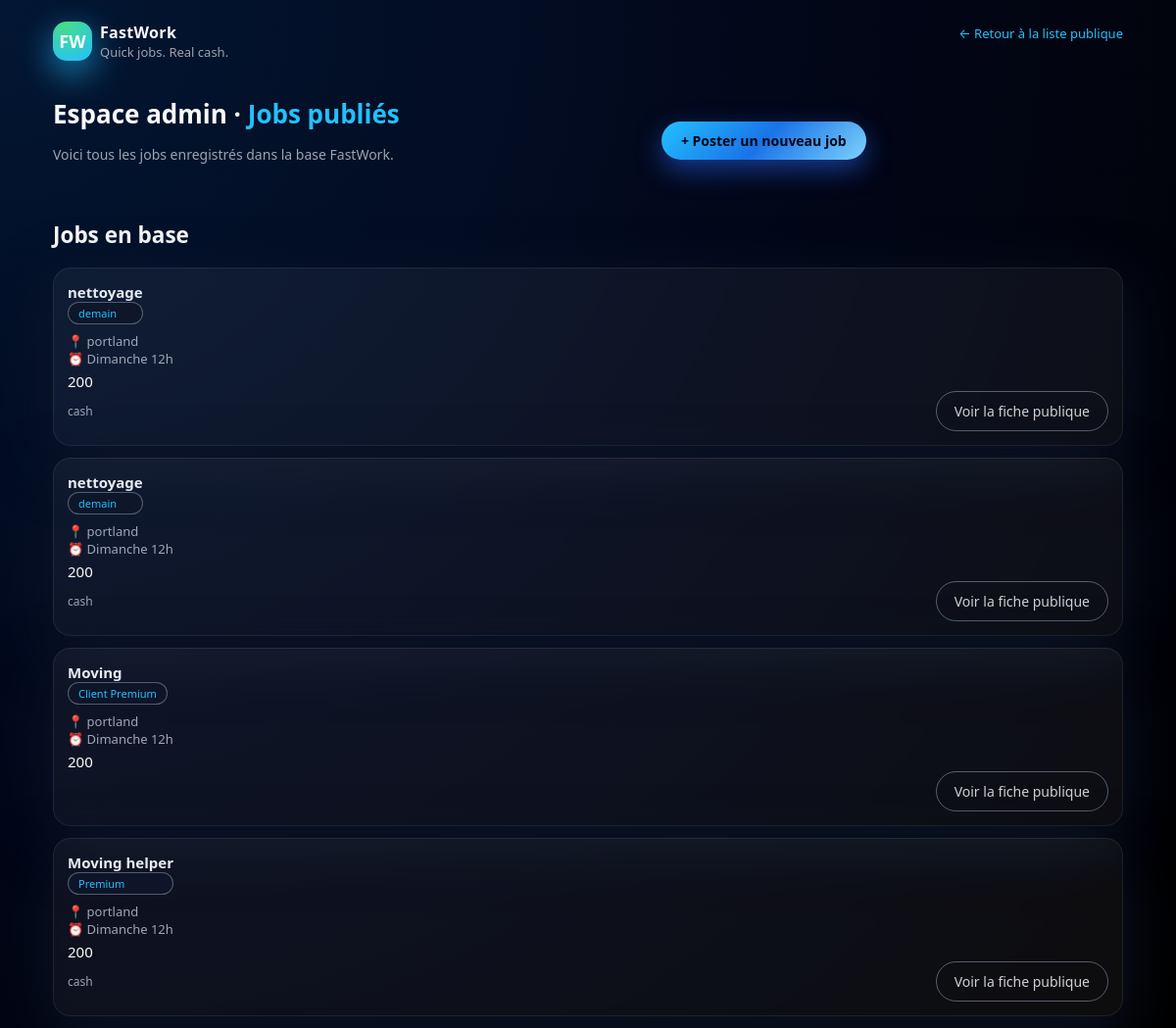
Screenshot of /admin/jobs with the database file from the repository.
### main.py (models this page shows)
class Job(SQLModel, table=True):
    id: Optional[int] = Field(default=None, primary_key=True)
    title: str
    location: str
    price: int
    hours: str
    badge: Optional[str] = None
    client: Optional[str] = None
    description: Optional[str] = None
    contact_email: Optional[str] = None
    contact_phone: Optional[str] = None
    contact_sms: Optional[str] = None

### main.py (the view)
@app.get("/admin/jobs", response_class=HTMLResponse)
def admin_jobs(request: Request, session: Session = Depends(get_session)):
    jobs = session.exec(select(Job)).all()
    return templates.TemplateResponse(
        "admin_jobs.html",
        {"request": request, "jobs": jobs},
    )

### templates/admin_jobs.html (shortened to what this page needs)
<!DOCTYPE html>
<html lang="fr">
<head>
    <link rel="stylesheet" href="/static/style.css">
</head>
<body class="page-admin">
<div class="page">
    <header>
        <div class="logo">
            <div class="logo-badge">FW</div>
            <div>
                <div class="logo-text">FastWork</div>
                <div class="tagline">Quick jobs. Real cash.</div>
            </div>
        </div>
        <div class="cta">
            <a href="/jobs" class="back-btn">&larr; Retour à la liste publique</a>
        </div>
    </header>
    <main>
        <section class="hero">
            <div>
                <h1 class="hero-title">Espace admin · <span>Jobs publiés</span></h1>
                <p class="hero-subtitle">
                    Voici tous les jobs enregistrés dans la base FastWork.
                </p>
            </div>
            <div>
                <a href="/post-job" class="primary-btn">+ Poster un nouveau job</a>
            </div>
        </section>
        <section class="jobs-section">
            <h2>Jobs en base</h2>
            {% if jobs %}
                <div class="jobs-grid">
                    {% for job in jobs %}
                        <article class="job-card">
                            <div class="job-top-row">
                                <div>
                                    <div class="job-title">{{ job.title }}</div>
                                    {% if job.badge %}
                                        <div class="job-badge">{{ job.badge }}</div>
                                    {% endif %}
                                </div>
                            </div>
                            <div class="job-meta">
                                📍 {{ job.location }}<br>
                                ⏰ {{ job.hours }}
                            </div>
                            <div class="job-price">
                                {{ job.price }}
                            </div>
                            <div class="job-footer">
                                <span>{{ job.client }}</span>
                                <a href="/job/{{ job.id }}" class="ghost-btn">
                                    Voir la fiche publique
                                </a>
                            </div>
                        </article>
                    {% endfor %}
                </div>
            {% else %}
                <p>Aucun job pour le moment.</p>
            {% endif %}
        </section>
    </main>
</div>
</body>
</html>

### static/style.css (style rules this page uses)
:root { --bg-main: #020617; --bg-card: #02091f; --bg-card-soft: #061428; --accent: #22c1ff; --accent2: #1a73e8; --accent-soft: rgba(34, 193, 255, 0.15); --text-main: #f9fafb; --text-muted: #9ca3af; --danger: #ef4444; --success: #22c55e; --radius-lg: 22px; --radius-pill: 999px; --shadow-soft: 0 18px 60px rgba(15, 23, 42, 0.85); --shadow-card: 0 14px 40px rgba(15, 23, 42, 0.8); }
*, *::before, *::after { box-sizing: border-box; }
html, body { margin: 0; padding: 0; font-family: system-ui, -apple-system, BlinkMacSystemFont, "SF Pro Text", "Segoe UI", sans-serif; background: radial-gradient(circle at top left, #031633, #020617 55%, #000 100%); color: var(--text-main); }
a { color: var(--accent); text-decoration: none; }
.page { max-width: 1120px; margin: 0 auto; padding: 32px 20px 48px; }
header { display: flex; align-items: center; justify-content: space-between; margin-bottom: 32px; }
.logo { display: flex; align-items: center; gap: 10px; }
.logo-badge { width: 40px; height: 40px; border-radius: 14px; background: radial-gradient(circle at 30% 0%, #4ade80, #22c1ff); display: flex; align-items: center; justify-content: center; font-weight: 800; font-size: 18px; box-shadow: 0 12px 35px rgba(34, 193, 255, 0.7); }
.logo-text { font-weight: 700; font-size: 22px; letter-spacing: 0.02em; }
.tagline { font-size: 13px; color: var(--text-muted); }
main { display: block; }
.hero { display: grid; grid-template-columns: minmax(0, 1.25fr) minmax(0, 1fr); gap: 32px; align-items: center; margin-bottom: 36px; }
.hero-title { font-size: 34px; line-height: 1.1; margin: 0 0 14px; }
.hero-title span { color: var(--accent); }
.hero-subtitle { font-size: 15px; color: var(--text-muted); max-width: 460px; margin: 0 0 20px; }
.jobs-grid { display: grid; gap: 22px; grid-template-columns: repeat(auto-fill, minmax(280px, 1fr)); }
.job-card { background: radial-gradient(circle at top left, #071630, #020617); border-radius: 18px; padding: 16px 16px 14px; border: 1px solid rgba(148, 163, 184, 0.3); box-shadow: var(--shadow-soft); position: relative; overflow: hidden; cursor: pointer; transition: transform 0.14s ease, box-shadow 0.14s ease, border-color 0.14s ease, background 0.14s ease; }
.job-card { background: rgba(255, 255, 255, 0.05); border: 1px solid rgba(255, 255, 255, 0.08); padding: 20px; border-radius: 18px; backdrop-filter: blur(6px); transition: all 0.2s ease-in-out; cursor: pointer; }
.job-top-row { display: flex; justify-content: space-between; align-items: baseline; margin-bottom: 8px; }
.job-title { font-weight: 600; font-size: 15px; }
.job-badge { font-size: 11px; padding: 3px 10px; border-radius: 999px; background: rgba(15, 23, 42, 0.9); border: 1px solid rgba(148, 163, 184, 0.5); color: var(--accent); }
.job-meta { font-size: 13px; color: var(--text-muted); margin-bottom: 4px; }
.job-footer { display: flex; justify-content: space-between; align-items: center; font-size: 12px; color: var(--text-muted); }
.back-btn { display: inline-flex; align-items: center; gap: 6px; font-size: 13px; margin-bottom: 18px; }
.job-card { display: block; text-decoration: none; color: inherit; }
.job-title { color: #e8edf3; }
.job-meta { color: #9da8b8; }
.job-footer span { color: #9da8b8; }
.job-card { display: block; text-decoration: none; color: inherit; transition: transform 0.15s ease-out; }
.primary-btn { display: inline-block; padding: 10px 20px; border-radius: 999px; background: linear-gradient(135deg, #22c1ff, #1a73e8, #7dd3fc); color: #020617; font-weight: 600; font-size: 14px; text-decoration: none; transition: transform 0.12s ease, box-shadow 0.12s ease; box-shadow: 0 10px 26px rgba(37, 99, 235, 0.55); }
.ghost-btn { display: inline-block; padding: 10px 18px; border-radius: 999px; border: 1px solid rgba(148, 163, 184, 0.6); font-size: 14px; text-decoration: none; color: #e5e7eb; opacity: 0.9; }
body { font-size: 15px; }
.page { padding: 12px 14px; }
header { padding-top: 10px; padding-bottom: 6px; }
.logo { display: flex; align-items: center; gap: 8px; }
.logo-text { font-size: 16px; }
.hero { margin-top: 12px; }
.hero h1 { font-size: 26px; line-height: 1.25; }
.hero p { font-size: 14px; line-height: 1.5; }
.jobs-grid { display: grid; grid-template-columns: 1fr; gap: 12px; }
.job-card { padding: 14px; }

### rows the page displays
Job: title "nettoyage", badge "demain", location "portland", hours "Dimanche 12h", price "200", client "cash"
Job: title "nettoyage", badge "demain", location "portland", hours "Dimanche 12h", price "200", client "cash"
Job: title "Moving", badge "Client Premium", location "portland", hours "Dimanche 12h", price "200"
Job: title "Moving helper", badge "Premium", location "portland", hours "Dimanche 12h", price "200", client "cash"
